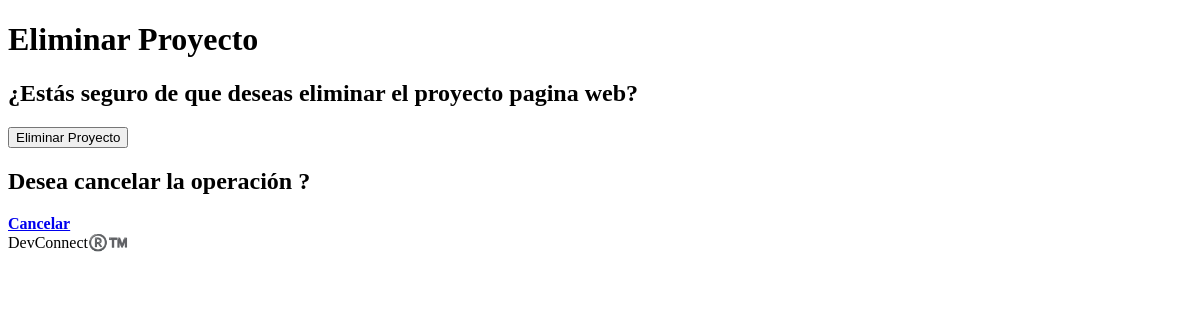
The page /home/eliminar_proyecto/4 (signed in) on the database as committed earlier.
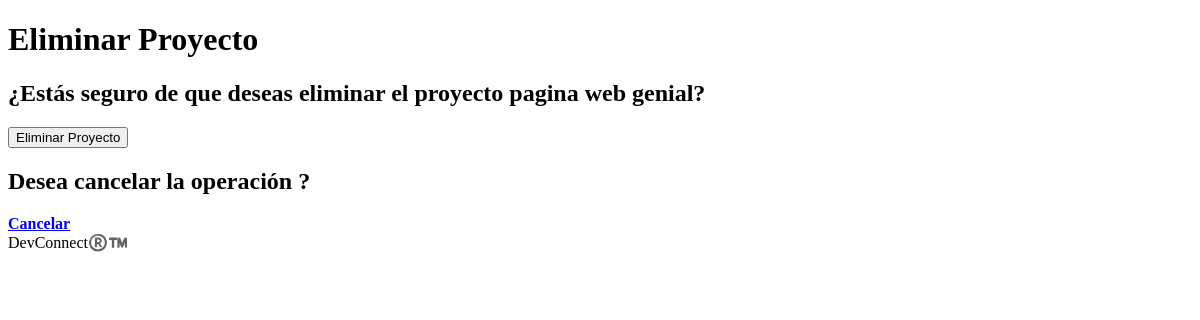
The same page on the database as committed later.
### home/models.py (models this page shows, shortened)
class proyecto(models.Model):
    titulo=models.CharField(max_length=100)
    categoria=models.CharField(max_length=100,choices=(('web','web'),('movil','movil'),('escritorio','escritorio'),('data science','data science'),('machine learning','machine learning'),('otros','otros')))
    descripcion=models.TextField()
    tiempo=models.CharField(max_length=100,choices=(('1 semana','1 semana'),('2 semanas','2 semanas'),('3 semanas','3 semanas'),('1 mes','1 mes'),('2 meses','2 meses'),('3 meses','3 meses'),('mas de 3 meses','mas de 3 meses'),('obra labor','obra labor')))
    sueldo=models.PositiveIntegerField()
    cliente=models.ForeignKey(User,on_delete=models.CASCADE)
    fecha_creacion=models.DateTimeField(auto_now_add=True)
    fecha_finalizacion=models.DateTimeField()
    freelancer_asignado=models.ForeignKey(User,on_delete=models.CASCADE,related_name='freelancer_asignado',null=True,blank=True)
    estado=models.CharField(max_length=100,choices=(('en espera','en espera'),('en progreso','en progreso'),('finalizado','finalizado')))

### home/views.py (the view)
# urls.py: path('eliminar_proyecto/<int:proyecto_id>',eliminar_proyecto,name='eliminar_proyecto'),
def eliminar_proyecto(request,proyecto_id):
    proyecto_obj=get_object_or_404(proyecto,id=proyecto_id,cliente=request.user)
    if request.method=='POST':
        proyecto_obj.delete()
        return redirect('cliente_home')
    return render(request,'cliente/eliminar_proyecto.html',context={'proyecto':proyecto_obj})

### home/templates/cliente/eliminar_proyecto.html (shortened to what this page needs)
<!DOCTYPE html>
<html>
    <head>
    </head>
    <body>
        <h1>Eliminar Proyecto</h1>
        <h2>¿Estás seguro de que deseas eliminar el proyecto {{ proyecto.titulo }}?</h2>
        <form method="POST">
            <button type="submit" onclick="alert('Producto Eliminado')">Eliminar Proyecto</button>
        </form>
        <h2>Desea cancelar la operación ?</h2>
        <a href="{% url 'cliente_home' %}"><strong>Cancelar</strong></a>
        <footer>DevConnect®️™️</footer>
</html>

Rows that differ between the two databases and show on the page:
changed proyecto: titulo "pagina web" → "pagina web genial"
